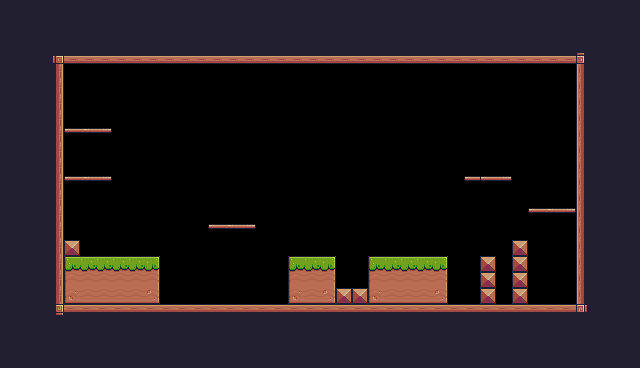

Below is a game level as drawn by its tile map, then a one-line description and the .tmx file that defines it, in full:
An orthogonal 40x23 tile map with 16x16 px tiles, 1 tile layer (Background) and 17 objects (5x Platform, Player).

<map version="1.10" tiledversion="1.10.2" orientation="orthogonal" renderorder="right-down" width="40" height="23" tilewidth="16" tileheight="16" infinite="0" nextlayerid="5" nextobjectid="20">
 <tileset firstgid="1" source="Pixel Adventure.tsx" />
 <layer id="2" name="Background" width="40" height="23">
  <data encoding="csv">
24,24,24,24,24,24,24,24,24,24,24,24,24,24,24,24,24,24,24,24,24,24,24,24,24,24,24,24,24,24,24,24,24,24,24,24,24,24,24,24,
24,24,24,24,24,24,24,24,24,24,24,24,24,24,24,24,24,24,24,24,24,24,24,24,24,24,24,24,24,24,24,24,24,24,24,24,24,24,24,24,
24,24,24,24,24,24,24,24,24,24,24,24,24,24,24,24,24,24,24,24,24,24,24,24,24,24,24,24,24,24,24,24,24,24,24,24,24,24,24,24,
24,24,24,92,134,134,134,134,134,134,134,134,134,134,134,134,134,134,134,134,134,134,134,134,134,134,134,134,134,134,134,134,134,134,134,134,93,24,24,24,
24,24,24,113,0,0,0,0,0,0,0,0,0,0,0,0,0,0,0,0,0,0,0,0,0,0,0,0,0,0,0,0,0,0,0,0,111,24,24,24,
24,24,24,113,0,0,0,0,0,0,0,0,0,0,0,0,0,0,0,0,0,0,0,0,0,0,0,0,0,0,0,0,0,0,0,0,111,24,24,24,
24,24,24,113,0,0,0,0,0,0,0,0,0,0,0,0,0,0,0,0,0,0,0,0,0,0,0,0,0,0,0,0,0,0,0,0,111,24,24,24,
24,24,24,113,0,0,0,0,0,0,0,0,0,0,0,0,0,0,0,0,0,0,0,0,0,0,0,0,0,0,0,0,0,0,0,0,111,24,24,24,
24,24,24,113,40,41,42,0,0,0,0,0,0,0,0,0,0,0,0,0,0,0,0,0,0,0,0,0,0,0,0,0,0,0,0,0,111,24,24,24,
24,24,24,113,0,0,0,0,0,0,0,0,0,0,0,0,0,0,0,0,0,0,0,0,0,0,0,0,0,0,0,0,0,0,0,0,111,24,24,24,
24,24,24,113,0,0,0,0,0,0,0,0,0,0,0,0,0,0,0,0,0,0,0,0,0,0,0,0,0,0,0,0,0,0,0,0,111,24,24,24,
24,24,24,113,40,41,42,0,0,0,0,0,0,0,0,0,0,0,0,0,0,0,0,0,0,0,0,0,0,40,40,42,0,0,0,0,111,24,24,24,
24,24,24,113,0,0,0,0,0,0,0,0,0,0,0,0,0,0,0,0,0,0,0,0,0,0,0,0,0,0,0,0,0,0,0,0,111,24,24,24,
24,24,24,113,0,0,0,0,0,0,0,0,0,0,0,0,0,0,0,0,0,0,0,0,0,0,0,0,0,0,0,0,0,40,41,42,111,24,24,24,
24,24,24,113,0,0,0,0,0,0,0,0,0,40,41,42,0,0,0,0,0,0,0,0,0,0,0,0,0,0,0,0,0,0,0,0,111,24,24,24,
24,24,24,113,35,0,0,0,0,0,0,0,0,0,0,0,0,0,0,0,0,0,0,0,0,0,0,0,0,0,0,0,35,0,0,0,111,24,24,24,
24,24,24,113,7,8,8,8,8,9,0,0,0,0,0,0,0,0,7,8,9,0,0,7,8,8,8,9,0,0,35,0,35,0,0,0,111,24,24,24,
24,24,24,113,29,30,30,30,30,31,0,0,0,0,0,0,0,0,29,30,31,0,0,29,30,30,30,31,0,0,35,0,35,0,0,0,111,24,24,24,
24,24,24,113,51,52,52,52,52,53,0,0,0,0,0,0,0,0,51,52,53,35,35,51,52,52,52,53,0,0,35,0,35,0,0,0,111,24,24,24,
24,24,24,114,90,90,90,90,90,90,90,90,90,90,90,90,90,90,90,90,90,90,90,90,90,90,90,90,90,90,90,90,90,90,90,90,115,24,24,24,
24,24,24,24,24,24,24,24,24,24,24,24,24,24,24,24,24,24,24,24,24,112,112,112,112,112,112,112,112,112,112,112,24,24,24,24,24,24,24,24,
24,24,24,24,24,24,24,24,24,24,24,24,24,24,24,24,24,24,24,24,24,24,24,24,24,24,24,24,24,24,24,24,24,24,24,24,24,24,24,24,
24,24,24,24,24,24,24,24,24,24,24,24,24,24,24,24,24,24,24,24,24,24,24,24,24,24,24,24,24,24,24,24,24,24,24,24,24,24,24,24
</data>
 </layer>
 <objectgroup id="4" name="Collisions">
  <object id="4" x="48" y="48" width="16" height="272" />
  <object id="5" x="48" y="304" width="544" height="16" />
  <object id="6" x="576" y="48" width="16" height="272" />
  <object id="7" x="48" y="48" width="544" height="16" />
  <object id="8" x="64" y="240" width="16" height="16" />
  <object id="9" x="64" y="256" width="96" height="48" />
  <object id="10" x="288" y="256" width="48" height="48" />
  <object id="11" x="336" y="288" width="32" height="16" />
  <object id="12" x="368" y="256" width="80" height="48" />
  <object id="13" x="480" y="256" width="16" height="48" />
  <object id="14" x="512" y="240" width="16" height="64" />
  <object id="15" type="Platform" x="64" y="128" width="48" height="16" />
  <object id="16" type="Platform" x="64" y="176" width="48" height="16" />
  <object id="17" type="Platform" x="208" y="224" width="48" height="16" />
  <object id="18" type="Platform" x="464" y="176" width="48" height="16" />
  <object id="19" type="Platform" x="528" y="208" width="48" height="16" />
 </objectgroup>
 <objectgroup id="3" name="Spawnpoints">
  <object id="1" name="Player" type="Player" x="112" y="224" width="32" height="32" />
 </objectgroup>
</map>
